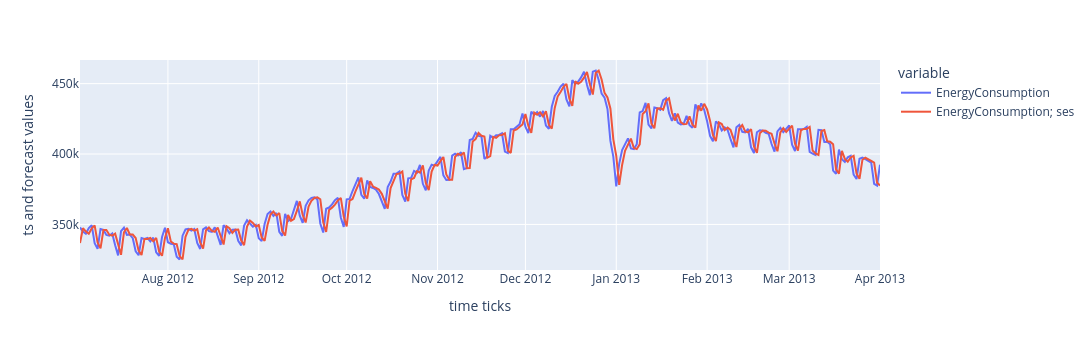

The cell this chart's notebook holds for it:
### Code cell
plot_ts_forecast(ts[['EnergyConsumption']].iloc[2*n:3*n], FRC_ts["ses {\'alpha\': 0.95}"].iloc[2*n:3*n]
               , ts_num=0, alg_title="ses")

### Figure 1 — Plotly figure (JSON) as saved in the notebook; plotly's stock layout.template omitted (floating-point values rounded to 4 significant figures; data arrays with more than 128 entries replaced by an {"elided": "..."} marker saying what was removed)
{"data": [{"hovertemplate": "variable=EnergyConsumption<br>Date=%{x}<br>value=%{y}<extra></extra>", "legendgroup": "EnergyConsumption", "line": {"color": "#636efa", "dash": "solid"}, "marker": {"symbol": "circle"}, "mode": "lines", "name": "EnergyConsumption", "orientation": "v", "showlegend": true, "type": "scatter", "x": {"elided": "274 str values"}, "xaxis": "x", "y": {"elided": "274 float values"}, "yaxis": "y"}, {"hovertemplate": "variable=EnergyConsumption; ses<br>Date=%{x}<br>value=%{y}<extra></extra>", "legendgroup": "EnergyConsumption; ses", "line": {"color": "#EF553B", "dash": "solid"}, "marker": {"symbol": "circle"}, "mode": "lines", "name": "EnergyConsumption; ses", "orientation": "v", "showlegend": true, "type": "scatter", "x": {"elided": "274 str values"}, "xaxis": "x", "y": {"elided": "274 float values"}, "yaxis": "y"}], "layout": {"height": 350, "legend": {"title": {"text": "variable"}, "tracegroupgap": 0}, "margin": {"t": 60}, "title": {"text": ""}, "width": 1300, "xaxis": {"anchor": "y", "domain": [0, 1], "title": {"text": "time ticks"}}, "yaxis": {"anchor": "x", "domain": [0, 1], "title": {"text": "ts and forecast values"}}}}
